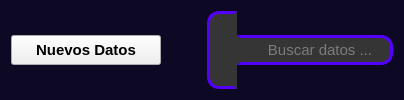
             <widget class="QFrame" name="action_bar_frame">
              <property name="minimumSize">
               <size>
                <width>0</width>
                <height>39</height>
               </size>
              </property>
              <property name="styleSheet">
               <string notr="true">QFrame {
	background-color: rgb(13, 9, 36);
	border: none;
	border-radius: 12px;
}</string>
              </property>
              <property name="frameShape">
               <enum>QFrame::StyledPanel</enum>
              </property>
              <property name="frameShadow">
               <enum>QFrame::Raised</enum>
              </property>
              <layout class="QHBoxLayout" name="horizontalLayout_5">
               <item>
                <widget class="QPushButton" name="new_recipi_button">
                 <property name="minimumSize">
                  <size>
                   <width>150</width>
                   <height>30</height>
                  </size>
                 </property>
                 <property name="font">
                  <font>
                   <pointsize>11</pointsize>
                   <bold>true</bold>
                  </font>
                 </property>
                 <property name="cursor">
                  <cursorShape>PointingHandCursor</cursorShape>
                 </property>
                 <property name="styleSheet">
                  <string notr="true">QPushButton{
	color: rgb(250, 250, 250);
	background-color: rgb(255, 17, 80);
	padding: 1px;
	border-radius: 8px;
}
QPushButton::hover{background-color: rgb(255, 103, 0)};</string>
                 </property>
                 <property name="text">
                  <string>Nuevos Datos</string>
                 </property>
                 <property name="icon">
                  <iconset>
                   <normaloff>../assets/icons/plus.png</normaloff>../assets/icons/plus.png</iconset>
                 </property>
                 <property name="iconSize">
                  <size>
                   <width>20</width>
                   <height>20</height>
                  </size>
                 </property>
                </widget>
               </item>
               <item>
                <layout class="QHBoxLayout" name="horizontalLayout">
                 <property name="spacing">
                  <number>0</number>
                 </property>
                 <item>
                  <spacer name="horizontalSpacer_4">
                   <property name="orientation">
                    <enum>Qt::Horizontal</enum>
                   </property>
                   <property name="sizeHint" stdset="0">
                    <size>
                     <width>40</width>
                     <height>20</height>
                    </size>
                   </property>
                  </spacer>
                 </item>
                 <item>
                  <widget class="QLabel" name="label_4">
                   <property name="minimumSize">
                    <size>
                     <width>30</width>
                     <height>30</height>
                    </size>
                   </property>
                   <property name="maximumSize">
                    <size>
                     <width>30</width>
                     <height>16777215</height>
                    </size>
                   </property>
                   <property name="styleSheet">
                    <string notr="true">background-color: rgb(53, 53, 53);
border: 3px solid rgb(85, 0, 255);
border-right: 3px solid rgb(53, 53, 53);
border-bottom-right-radius : 0px;
border-top-right-radius : 0px;
color: rgb(194, 194, 194)</string>
                   </property>
                   <property name="text">
                    <string/>
                   </property>
                   <property name="pixmap">
                    <pixmap>../assets/icons/buscar.svg</pixmap>
                   </property>
                   <property name="scaledContents">
                    <bool>true</bool>
                   </property>
                   <property name="alignment">
                    <set>Qt::AlignJustify|Qt::AlignVCenter</set>
                   </property>
                   <property name="margin">
                    <number>0</number>
                   </property>
                   <property name="indent">
                    <number>0</number>
                   </property>
                  </widget>
                 </item>
                 <item>
                  <widget class="QLineEdit" name="search_lineEdit">
                   <property name="minimumSize">
                    <size>
                     <width>0</width>
                     <height>30</height>
                    </size>
                   </property>
                   <property name="maximumSize">
                    <size>
                     <width>500</width>
                     <height>16777215</height>
                    </size>
                   </property>
                   <property name="font">
                    <font>
                     <pointsize>11</pointsize>
                     <bold>false</bold>
                    </font>
                   </property>
                   <property name="autoFillBackground">
                    <bool>false</bool>
                   </property>
                   <property name="styleSheet">
                    <string notr="true">QLineEdit{
background-color: rgb(53, 53, 53);
border: 3px solid rgb(85, 0, 255);
border-left: 3px solid  rgb(53, 53, 53);
border-radius: 12px;
border-bottom-left-radius : 0px;
border-top-left-radius : 0px;
text-align: left;
padding-left: 10px;
color: rgb(194, 194, 194)
}
</string>
                   </property>
                   <property name="alignment">
                    <set>Qt::AlignCenter</set>
                   </property>
                   <property name="placeholderText">
                    <string>Buscar datos ...</string>
                   </property>
                  </widget>
                 </item>
                </layout>
               </item>
              </layout>
             </widget>
